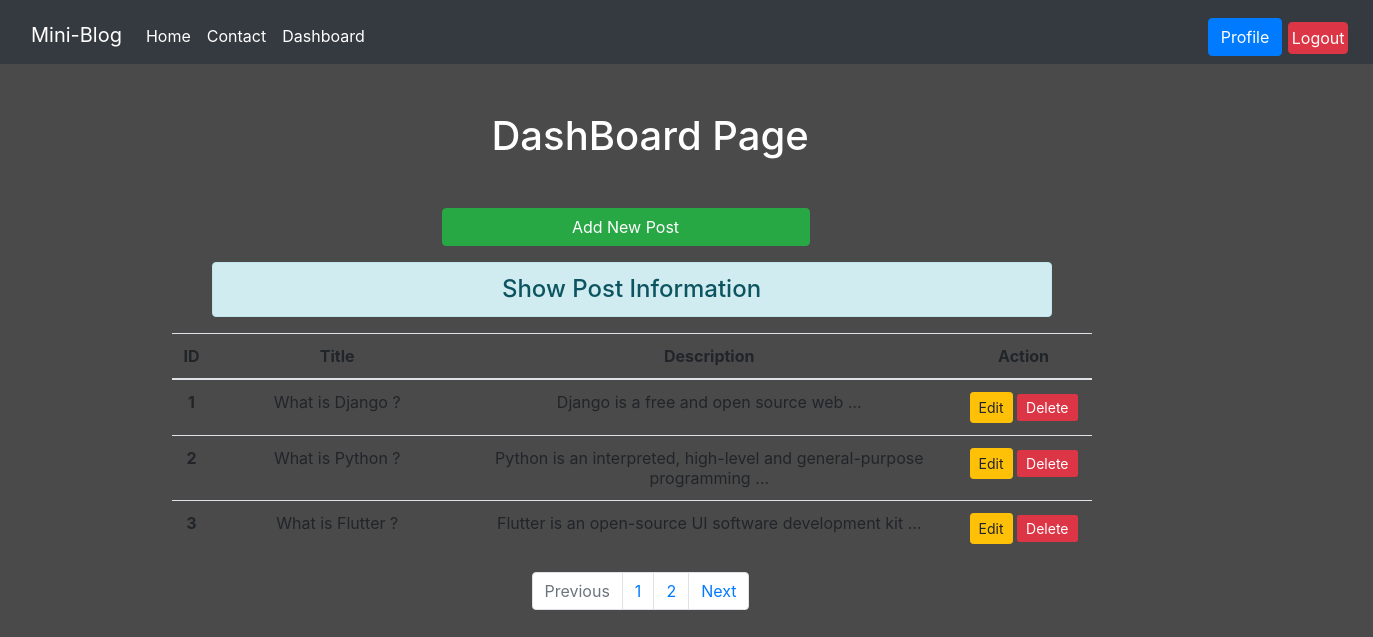
The page /Mini-Blog/dashboard/ (signed in) on the database its author committed.
### blog/models.py (models this page shows, shortened)
class Post(models.Model):
    title = models.CharField(max_length=100)
    desc = models.TextField(max_length=4000)
    created_at = models.DateTimeField(auto_now_add=True)
    created_by = models.ForeignKey(User,related_name='user',on_delete=models.CASCADE)

### blog/views.py (the view)
# urls.py: path('dashboard/', views.dashboard, name='dashboard'),
def dashboard(request):
    if request.user.is_authenticated:
        posts = Post.objects.all()
        paginator = Paginator(posts,3)
        page = request.GET.get('page')
        try:
            posts = paginator.page(page)
        except PageNotAnInteger:
            posts = paginator.page(1)
        except EmptyPage:
            posts = paginator.page(paginator.num_pages)
        return render(request,'blog/dashboard.html',{'posts':posts})
    else:
        return redirect('login')

### blog/templates/blog/dashboard.html
{% extends 'base.html' %}
{% load static %}
{% block content %}
    <div class="col-sm-10">
        <h1 class="text-white my-5" style="margin-left:360px;"> DashBoard Page </h3>
         <a href="{% url 'Mini-Blog:add_post' %}" class="btn btn-success" style="margin-left:310px; width:40%;"> Add New Post </a>
        <h4 class="text-center alert alert-info mt-3" style="margin-left:80px;" > Show Post Information </h4>
        {% if posts %}
            <table class="text-center table table-hover bg-white;" style="margin-left:40px;">
                <thead>
                    <tr>
                        <th scope="col" style="width:2%;"> ID </th>
                        <th scope="col" style="width:28%;"> Title </th>
                        <th scope="col" style="width:55%;"> Description </th>
                        <th scope="col" style="width:15%;"> Action </th>
                    </tr>
                </thead>
                <tbody>
                    {% for post in posts  %}
                    <tr>
                        <th scope="row"> {{post.id}} </th>
                        <td> {{post.title}} </td>
                        <td> {{post.desc|truncatewords:8}} </td>
                        <td class="text-center">
                            {% if post.created_by == request.user %}
                            <a href="{% url 'Mini-Blog:update_post' post.id %}" class="btn btn-warning btn-sm"> Edit </a>
                            <a href="{% url 'Mini-Blog:delete_post' post.id %}" class="btn btn-danger btn-sm d-inline"> Delete </a>
                            {% endif %}
                        </td>
                    </tr>
                    {% endfor %}
                </tbody>
            </table>
        {% else %}
            <h4 class="text-center alert alert-warning"> No Records </h4>
        {% endif %}
    </div>
    <nav aria-label="doctor-pagination" style="margin-left:415px; margin-bottom:40px;">
        <ul class="pagination">
                {% if posts.has_previous %}
                    <li class="page-item">
                        <a class="page-link" href="?page={{posts.previous_page_number}}"> Previous </a>
                    </li>
                {% else %}
                    <li class="page-item disabled">
                        <a class="page-link"> Previous </a>
                    </li>
                {% endif %}
                {% for page_num in posts.paginator.page_range %}
                    {% if posts_num == page_num %}
                        <li class="page-item active">
                             {{page_num}
                            <span class="sr-only">(current)</span>
                        </li>
                    {% else %}
                        <li class="page-item">
                            <a class="page-link" href="?page={{page_num}}"> {{page_num}} </a>
                        </li>
                    {% endif %}
                {% endfor %}
                {% if posts.has_next %}
                    <li class="page-item">
                        <a class="page-link" href="?page={{posts.next_page_number}}"> Next </a>
                    </li>
                {% else %}
                    <li class="page-item disabled">
                        <a class="page-link"> Next </a>
                    </li>
                {% endif %}
{% endblock %}

### templates/base.html (shortened to what this page needs)
{% load static %}
<html lang="en">
<head>
    <link rel="stylesheet" href="{% static 'blog/css/bootstrap.min.css' %}">
    <link rel="stylesheet" href="{% static 'blog/css/style.css' %}">
</head>
<body>
<div class="container-fluid bg-dark">
  <nav class="navbar navbar-expand-lg navbar-dark bg-dark" >
  <a class="navbar-brand" href="{% url 'Mini-Blog:home' %}" style="margin-top: 6px;"> Mini-Blog </a>
  <div class="collapse navbar-collapse" id="navbarNav">
    <ul class="navbar-nav">
      <li class="nav-item active">
        <a class="nav-link" href="{% url 'Mini-Blog:home' %}" style="margin-top:8px;"> Home <span class="sr-only">(current)</span></a>
      </li>
      <li class="nav-item active">
        <a class="nav-link" style="margin-top: 8px;" href="{% url 'Mini-Blog:contact' %}"> Contact </a>
      </li>
      <li class="nav-item active">
        <a class="nav-link" style="margin-top: 8px;;" href="{% url 'Mini-Blog:dashboard' %}"> Dashboard </a>
      </li>
      <div class="col-xl-3 col-lg-3 d-none d-lg-block">
        <div class="Appointment">
          {% if user.is_authenticated%}
             <div class="phone_num d-none d-xl-block">
                <a  class="btn btn-primary" style="margin-left: 820px; margin-top: 10px;"  href="{% url 'accounts:profile' %}">Profile</a>
            </div>
            <div class="phone_num d-none d-xl-block">
                <a  class="btn btn-danger" style="margin-left: 900px; margin-top: -34px; padding: 3px;"   href="{% url 'logout' %}"> Logout</a>
            </div>
          {% endif %}
        </div>
    </div>
    </ul>
  </div>
</nav>
</div>
<div class="container">
<div class="row">
    {% block content %}
    {% endblock %}
</div>
</div>
</body>
</html>

### blog/static/blog/css/style.css (style rules this page uses)
body { background-color : rgb(75,74,74); color : antiquewhite; }

### rows shown on the page
Post: id "1", title "What is Django ?", desc "Django is a free and open source web …", shows "Edit"
Post: id "2", title "What is Python ?", desc "Python is an interpreted, high-level and general-purpose programming …", shows "Edit"
Post: id "3", title "What is Flutter ?", desc "Flutter is an open-source UI software development kit …", shows "Edit"

### other values the page prints
{{ page_num }} "1" "2"
